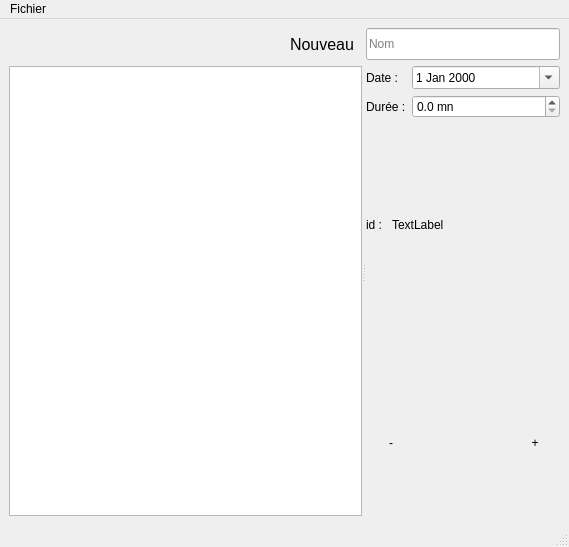
<?xml version="1.0" encoding="UTF-8"?>
<ui version="4.0">
 <class>DevisEditeur</class>
 <widget class="QMainWindow" name="DevisEditeur">
  <property name="geometry">
   <rect>
    <x>0</x>
    <y>0</y>
    <width>569</width>
    <height>547</height>
   </rect>
  </property>
  <property name="windowTitle">
   <string>Créateur de devis</string>
  </property>
  <property name="windowIcon">
   <iconset resource="ressources.qrc">
    <normaloff>:/icones/Document Checklist.png</normaloff>:/icones/Document Checklist.png</iconset>
  </property>
  <widget class="QWidget" name="centralwidget">
   <layout class="QVBoxLayout" name="verticalLayout_3">
    <item>
     <widget class="QSplitter" name="splitter">
      <property name="orientation">
       <enum>Qt::Horizontal</enum>
      </property>
      <widget class="QWidget" name="">
       <layout class="QVBoxLayout" name="verticalLayout_2">
        <item>
         <layout class="QHBoxLayout" name="horizontalLayout_2">
          <item>
           <spacer name="horizontalSpacer_2">
            <property name="orientation">
             <enum>Qt::Horizontal</enum>
            </property>
            <property name="sizeHint" stdset="0">
             <size>
              <width>40</width>
              <height>20</height>
             </size>
            </property>
           </spacer>
          </item>
          <item>
           <widget class="QToolButton" name="ajouter">
            <property name="minimumSize">
             <size>
              <width>0</width>
              <height>32</height>
             </size>
            </property>
            <property name="font">
             <font>
              <pointsize>12</pointsize>
             </font>
            </property>
            <property name="text">
             <string>Nouveau</string>
            </property>
            <property name="autoRaise">
             <bool>true</bool>
            </property>
           </widget>
          </item>
         </layout>
        </item>
        <item>
         <widget class="QListWidget" name="liste">
          <property name="editTriggers">
           <set>QAbstractItemView::NoEditTriggers</set>
          </property>
         </widget>
        </item>
       </layout>
      </widget>
      <widget class="QWidget" name="">
       <layout class="QVBoxLayout" name="verticalLayout">
        <item>
         <widget class="QLineEdit" name="nom">
          <property name="minimumSize">
           <size>
            <width>0</width>
            <height>32</height>
           </size>
          </property>
          <property name="placeholderText">
           <string>Nom</string>
          </property>
         </widget>
        </item>
        <item>
         <layout class="QFormLayout" name="formLayout_2">
          <item row="1" column="0">
           <widget class="QLabel" name="label_2">
            <property name="text">
             <string>Durée :</string>
            </property>
           </widget>
          </item>
          <item row="1" column="1">
           <widget class="QDoubleSpinBox" name="doubleSpinBox">
            <property name="suffix">
             <string> mn</string>
            </property>
            <property name="decimals">
             <number>1</number>
            </property>
            <property name="maximum">
             <double>180.000000000000000</double>
            </property>
            <property name="singleStep">
             <double>0.500000000000000</double>
            </property>
           </widget>
          </item>
          <item row="0" column="0">
           <widget class="QLabel" name="label_3">
            <property name="text">
             <string>Date :</string>
            </property>
           </widget>
          </item>
          <item row="0" column="1">
           <widget class="QDateEdit" name="dateEdit">
            <property name="calendarPopup">
             <bool>true</bool>
            </property>
           </widget>
          </item>
         </layout>
        </item>
        <item>
         <layout class="QFormLayout" name="formLayout">
          <property name="fieldGrowthPolicy">
           <enum>QFormLayout::AllNonFixedFieldsGrow</enum>
          </property>
          <item row="0" column="0">
           <widget class="QLabel" name="label">
            <property name="text">
             <string>id : </string>
            </property>
           </widget>
          </item>
          <item row="0" column="1">
           <widget class="QLabel" name="id">
            <property name="text">
             <string>TextLabel</string>
            </property>
           </widget>
          </item>
         </layout>
        </item>
        <item>
         <widget class="QWidget" name="boutonsValid" native="true">
          <layout class="QHBoxLayout" name="horizontalLayout">
           <item>
            <widget class="QToolButton" name="supprimer">
             <property name="minimumSize">
              <size>
               <width>32</width>
               <height>32</height>
              </size>
             </property>
             <property name="text">
              <string>-</string>
             </property>
             <property name="icon">
              <iconset resource="ressources.qrc">
               <normaloff>:/icones/Button Remove.png</normaloff>:/icones/Button Remove.png</iconset>
             </property>
             <property name="iconSize">
              <size>
               <width>32</width>
               <height>32</height>
              </size>
             </property>
             <property name="autoRaise">
              <bool>true</bool>
             </property>
            </widget>
           </item>
           <item>
            <spacer name="horizontalSpacer">
             <property name="orientation">
              <enum>Qt::Horizontal</enum>
             </property>
             <property name="sizeHint" stdset="0">
              <size>
               <width>40</width>
               <height>20</height>
              </size>
             </property>
            </spacer>
           </item>
           <item>
            <widget class="QToolButton" name="modifier">
             <property name="minimumSize">
              <size>
               <width>32</width>
               <height>32</height>
              </size>
             </property>
             <property name="text">
              <string>+</string>
             </property>
             <property name="icon">
              <iconset resource="ressources.qrc">
               <normaloff>:/icones/Button White Check.png</normaloff>:/icones/Button White Check.png</iconset>
             </property>
             <property name="iconSize">
              <size>
               <width>32</width>
               <height>32</height>
              </size>
             </property>
             <property name="autoRaise">
              <bool>true</bool>
             </property>
            </widget>
           </item>
          </layout>
         </widget>
        </item>
       </layout>
      </widget>
     </widget>
    </item>
   </layout>
  </widget>
  <widget class="QMenuBar" name="menubar">
   <property name="geometry">
    <rect>
     <x>0</x>
     <y>0</y>
     <width>569</width>
     <height>21</height>
    </rect>
   </property>
   <widget class="QMenu" name="menuFichier">
    <property name="title">
     <string>Fichier</string>
    </property>
    <addaction name="actionFermer"/>
   </widget>
   <addaction name="menuFichier"/>
  </widget>
  <widget class="QStatusBar" name="statusbar"/>
  <action name="actionFermer">
   <property name="icon">
    <iconset resource="ressources.qrc">
     <normaloff>:/icones/Stop.png</normaloff>:/icones/Stop.png</iconset>
   </property>
   <property name="text">
    <string>Fermer</string>
   </property>
  </action>
 </widget>
 <resources>
  <include location="ressources.qrc"/>
 </resources>
 <connections>
  <connection>
   <sender>actionFermer</sender>
   <signal>triggered()</signal>
   <receiver>DevisEditeur</receiver>
   <slot>hide()</slot>
   <hints>
    <hint type="sourcelabel">
     <x>-1</x>
     <y>-1</y>
    </hint>
    <hint type="destinationlabel">
     <x>409</x>
     <y>296</y>
    </hint>
   </hints>
  </connection>
 </connections>
</ui>
